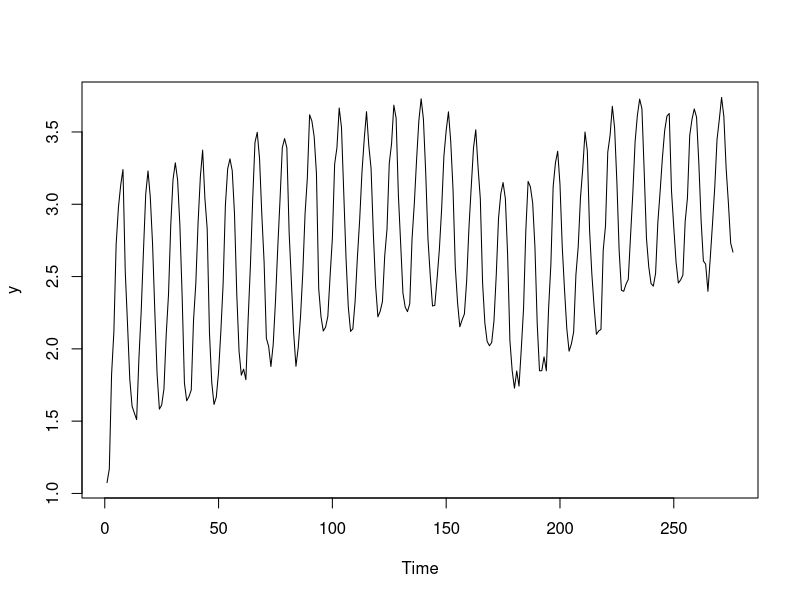
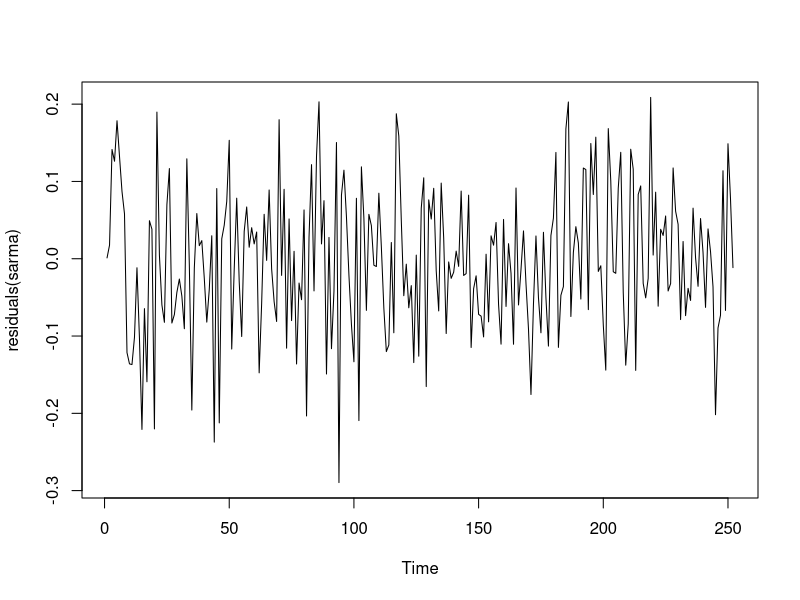
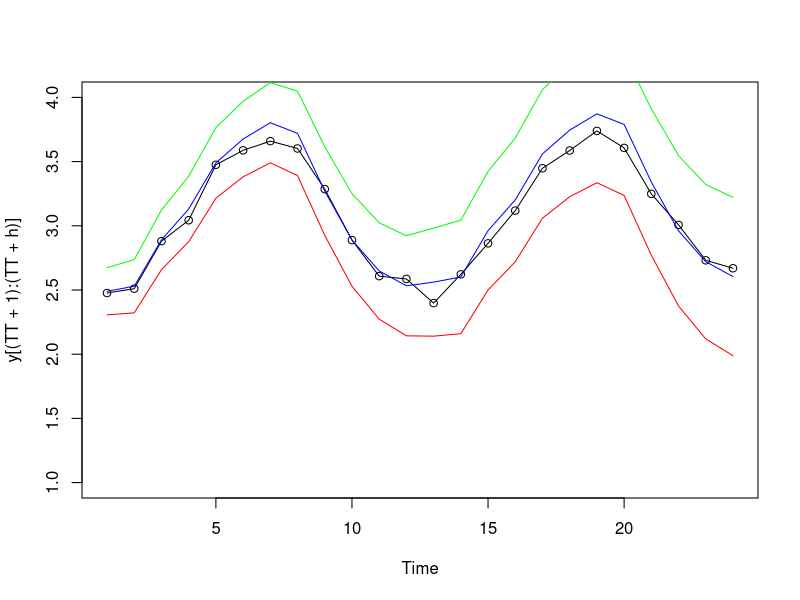
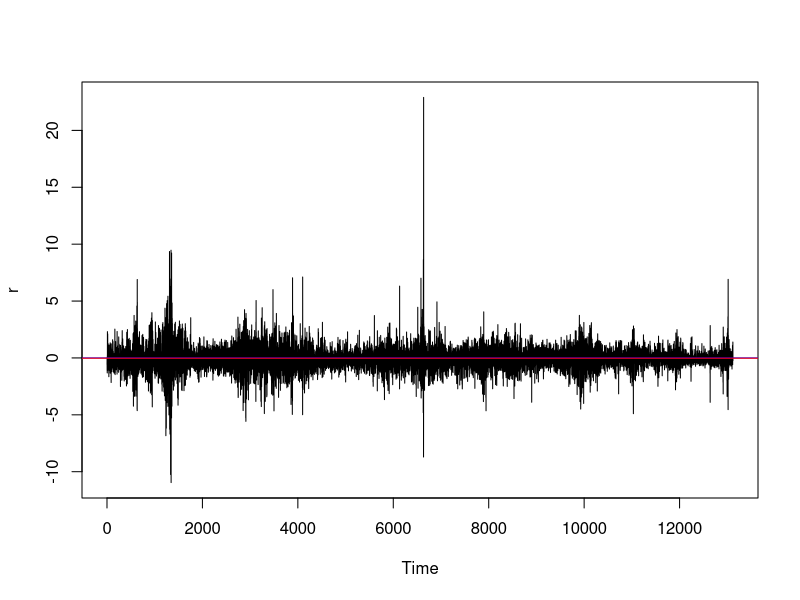
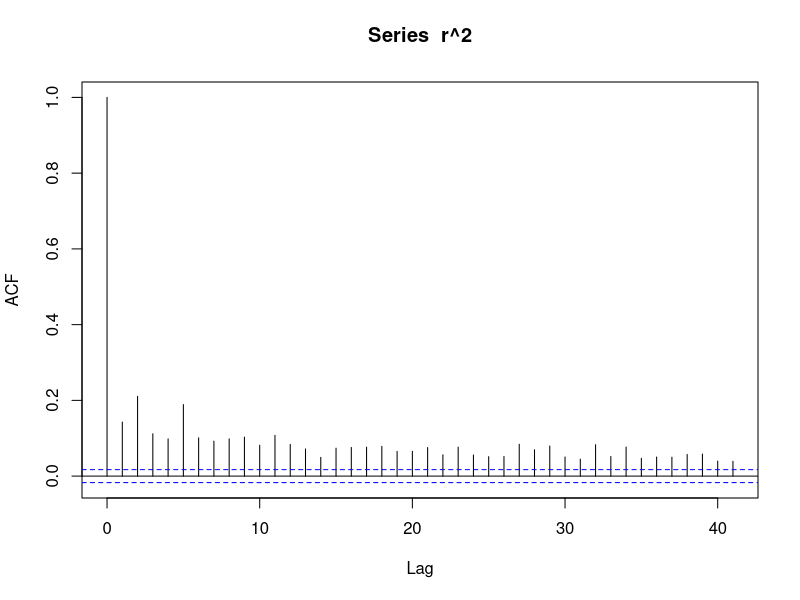
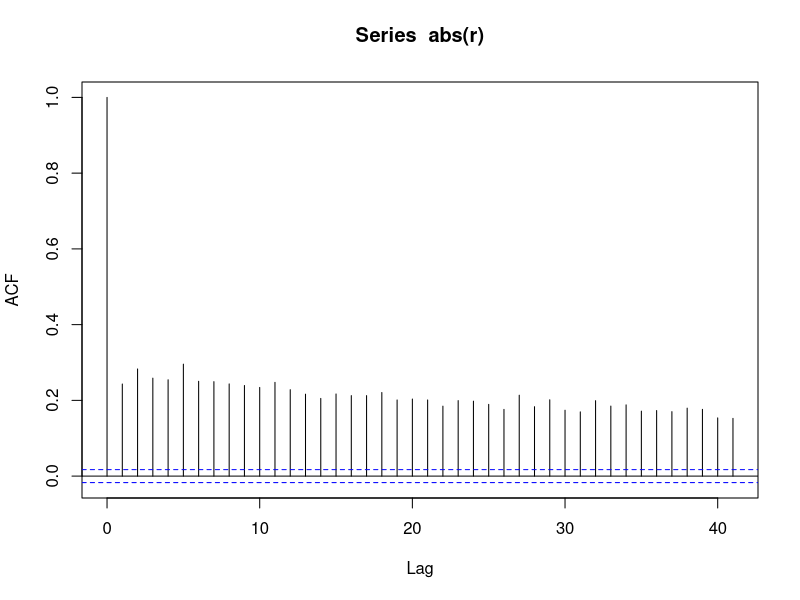
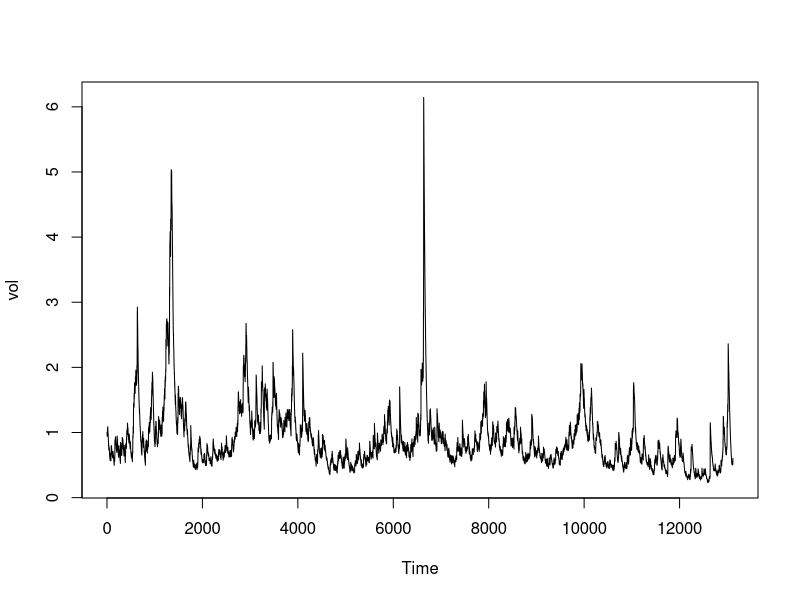
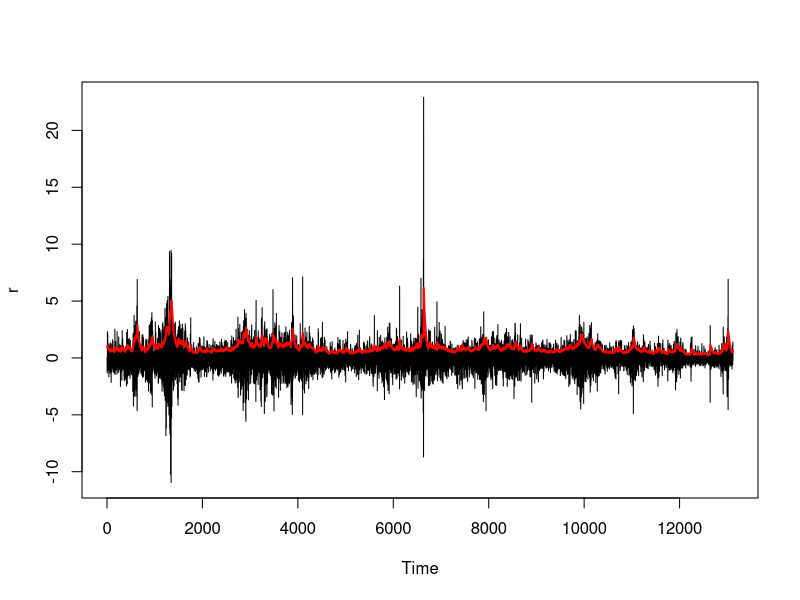

The R source for these figures, in order:
setwd(dirname(rstudioapi::getActiveDocumentContext()$path))

df1 <- read.delim("USA_Icecream.tsv", skip=21, sep="", stringsAsFactors = FALSE) 

y <- log(df1$VALUE)

plot.ts(y)

h <- 24 # делаем прогноз на 2 года последних
TT <- length(y) - h
sarma <- arima(y[1:TT], order=c(1,1,1),  # period - сколько сезонов. сезонность у нас не меняется - стационарная
      seasonal = list(order = c(1, 0, 1), period=12)) # order (p, d, q)- порядок arima, d - сколько разностей взять для стационарности
sarma 

plot(residuals(sarma)) # белый щум, который мы оценили - остатки

yp <- predict(sarma, n.ahead=h)$pred # строим прогноз, h - горизонт прогноза. первая часть - точечный прогноз, вторая - сигма е.
sp <- predict(sarma, n.ahead=h)$se
plot.ts(y[(TT+1):(TT+h)], ylim=c(1, 4))
points(y[(TT+1):(TT+h)], ylim=c(1, 4))
lines(c(yp), col="blue") # точечный прогноз

# интервальный прогноз, предполагаем нормальность
L <- yp - qnorm(1-0.05/2)*sp # lower, 95 % интервал
U <- yp + qnorm(1-0.05/2)*sp # upper
lines(c(L), col="red") # у arima интервал расширяется, у arma нет, он стабилизируется.
lines(c(U), col="green")



# Оценка волатильости !!!!!
df2 <- read.csv("US_sp500.csv", stringsAsFactors = FALSE)
r <- diff(log(df2$Close)) * 100 # логарифмические доходности

plot.ts(r)
abline(h=0, col="blue")
abline(h=mean(r), col="red")

acf(r^2) # АКФ, синий - дов. интервал для белого шума 
acf(abs(r)) # волатильность сильно автокоррелирована
var(r)

# Riskmetrics
a <- 0.05
s2 <- 1 # дисперсия начальная, быстро забывается
TT <- length(r)
for (t in 2:TT)
  s2[t] <- a * r[t-1]^2 + (1-a)*s2[t-1]
vol <- sqrt(s2) # волатильность
plot.ts(vol) # в процентных пунктах

plot.ts(r)
lines(vol, col="red", lwd=2)

# GARCH
library(fGarch)

ga <- garchFit(r~ garch(1,1), data.frame(r),  
               cond.dist="sstd", # условное распределение, sstd - скошенный стьюдент
               trace=FALSE)
ga # mu - среднее мю (значимо), shape - параметр распределения (7 степени свободы - толстые хвосты, больше 20 - нормальное почти). skew - скошенность значима


plot.ts(r)
lines(volatility(ga), col="blue", lwd=2) # volatility - корень из сигма^2
